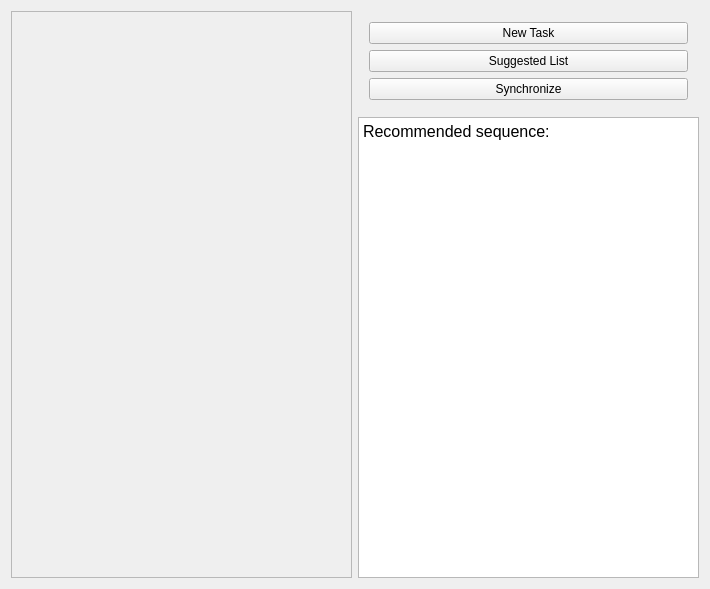
<?xml version="1.0" encoding="UTF-8"?>
<ui version="4.0">
 <class>MainWindow</class>
 <widget class="QMainWindow" name="MainWindow">
  <property name="geometry">
   <rect>
    <x>0</x>
    <y>0</y>
    <width>710</width>
    <height>589</height>
   </rect>
  </property>
  <property name="windowTitle">
   <string>MainWindow</string>
  </property>
  <widget class="QWidget" name="centralWidget">
   <layout class="QGridLayout" name="gridLayout">
    <item row="0" column="0" rowspan="2">
     <widget class="QScrollArea" name="scrollArea">
      <property name="widgetResizable">
       <bool>true</bool>
      </property>
      <widget class="QWidget" name="scrollAreaWidgetContents">
       <property name="geometry">
        <rect>
         <x>0</x>
         <y>0</y>
         <width>341</width>
         <height>569</height>
        </rect>
       </property>
      </widget>
     </widget>
    </item>
    <item row="0" column="1">
     <widget class="QWidget" name="buttons" native="true">
      <layout class="QVBoxLayout" name="verticalLayout_2">
       <item>
        <widget class="QPushButton" name="btnNewTask">
         <property name="text">
          <string>New Task</string>
         </property>
        </widget>
       </item>
       <item>
        <widget class="QPushButton" name="btnSuggestedList">
         <property name="text">
          <string>Suggested List</string>
         </property>
        </widget>
       </item>
       <item>
        <widget class="QPushButton" name="btnSynchronize">
         <property name="text">
          <string>Synchronize</string>
         </property>
        </widget>
       </item>
      </layout>
     </widget>
    </item>
    <item row="1" column="1">
     <widget class="QTextBrowser" name="suggestedListDisplay">
      <property name="html">
       <string>&lt;!DOCTYPE HTML PUBLIC &quot;-//W3C//DTD HTML 4.0//EN&quot; &quot;http://www.w3.org/TR/REC-html40/strict.dtd&quot;&gt;
&lt;html&gt;&lt;head&gt;&lt;meta name=&quot;qrichtext&quot; content=&quot;1&quot; /&gt;&lt;style type=&quot;text/css&quot;&gt;
p, li { white-space: pre-wrap; }
&lt;/style&gt;&lt;/head&gt;&lt;body style=&quot; font-family:'SimSun'; font-size:9pt; font-weight:400; font-style:normal;&quot;&gt;
&lt;p style=&quot; margin-top:0px; margin-bottom:0px; margin-left:0px; margin-right:0px; -qt-block-indent:0; text-indent:0px;&quot;&gt;&lt;span style=&quot; font-size:12pt;&quot;&gt;Recommended sequence:&lt;/span&gt;&lt;/p&gt;
&lt;p style=&quot;-qt-paragraph-type:empty; margin-top:0px; margin-bottom:0px; margin-left:0px; margin-right:0px; -qt-block-indent:0; text-indent:0px;&quot;&gt;&lt;br /&gt;&lt;/p&gt;&lt;/body&gt;&lt;/html&gt;</string>
      </property>
     </widget>
    </item>
   </layout>
  </widget>
 </widget>
 <layoutdefault spacing="6" margin="11"/>
 <resources/>
 <connections/>
</ui>
